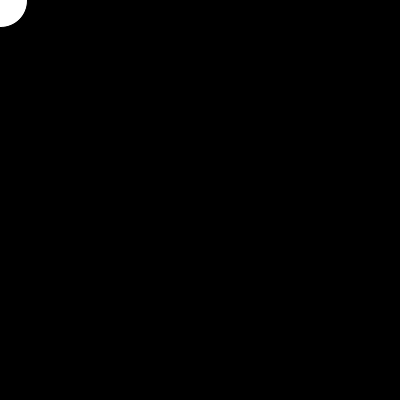
Frame 1 (no input)
Frame 60 (the mouse pressed at the canvas centre just before this capture): identical to frame 1, image omitted
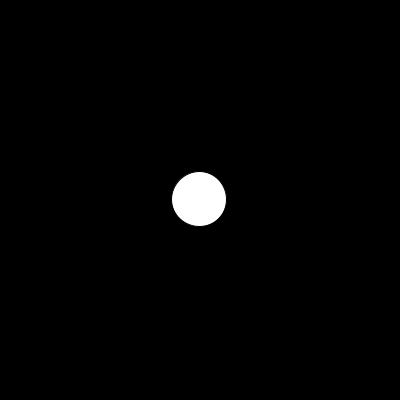
Frame 120 (the mouse held since frame 60 and released just before this capture)

The Processing sketch that drew these frames (run headless with seeded random() and noise(); from frame 60 on, the mouse is pressed at the canvas centre):

// Processing sketch: processing_154394
// ── processing_154394.pde

float x2;
float y2;
float easingCoeff=.2;


void setup ()
{
  size(400, 400);
}
void draw ()
{
  background(0);
 
  
  float x=mouseX;
  float diffX= x-x2;
  if(abs(diffX)>1) {
    x2 += diffX*easingCoeff;
  }
  {
    float y=mouseY;
    float diffY=y-y2;
    if(abs(diffY) > 1) {
      y2 += diffY*easingCoeff;
    }
  }
  ellipse(x2, y2, 55, 55);
}
